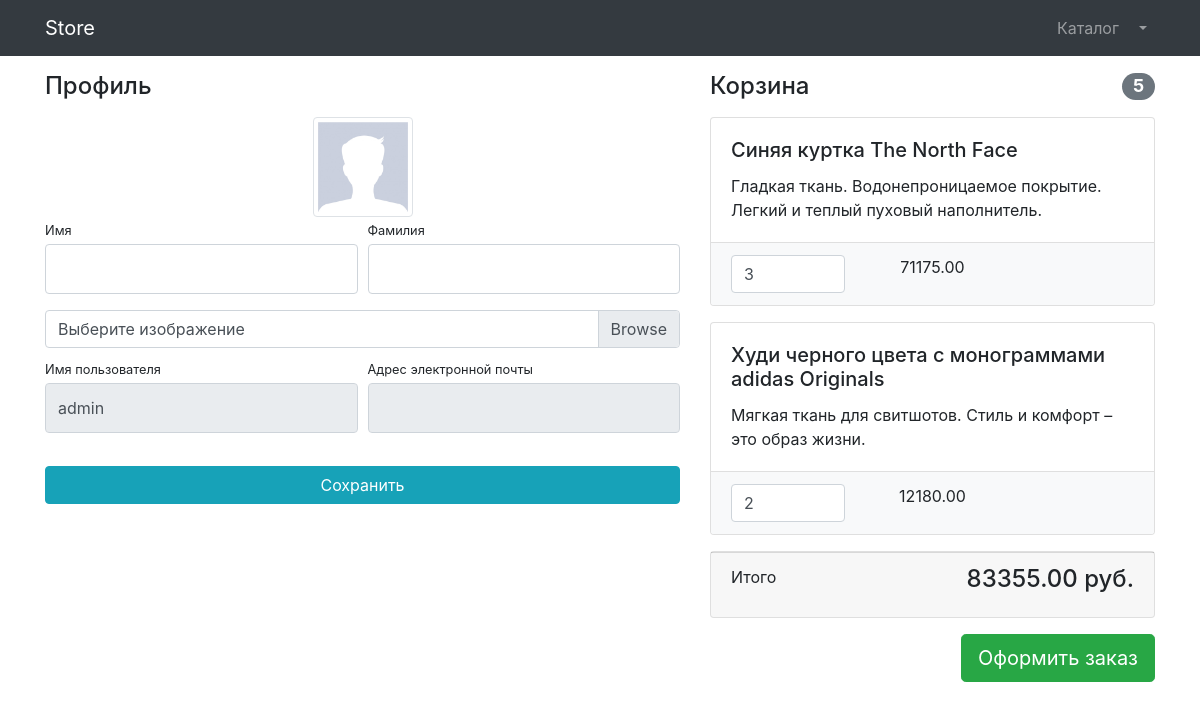
Page /users/profile/1/ (signed in) on the committed database.
### users/models.py (models this page shows)
class User(AbstractUser):
    image = models.ImageField(upload_to='users_images', null=True, blank=True)
    is_verified_email = models.BooleanField(default=False)

### products/models.py (models this page shows, shortened)
class Basket(models.Model):
    user = models.ForeignKey(to=User, on_delete=models.PROTECT)
    product = models.ForeignKey(to=Product, on_delete=models.PROTECT)
    quantity = models.PositiveSmallIntegerField(default=0)
    created_timestamp = models.DateTimeField(auto_now_add=True)  # Автоматически заполняется
    objects = BasketQuerySet.as_manager()
    def sum(self):
        return self.product.price * self.quantity

class Product(models.Model):
    name = models.CharField(max_length=256)
    description = models.TextField()
    price = models.DecimalField(max_digits=8, decimal_places=2)
    quantity = models.PositiveIntegerField(default=0)
    image = models.ImageField(upload_to='products_images')
    category = models.ForeignKey(to=ProductCategory, on_delete=models.CASCADE)
    class Meta:
        verbose_name = 'Продукт'
        verbose_name_plural = 'Продукция'

### users/views.py (the view, shortened to what this page needs)
# urls.py: path('profile/<int:pk>/', login_required(UserProfileView.as_view()), name='profile'),
class UserProfileView(TitleMixin, UpdateView):
    model = User
    form_class = UserProfileForm
    template_name = 'users/profile.html'
    title = 'Store - Личный кабинет'
    def get_context_data(self, **kwargs):
        context = super(UserProfileView, self).get_context_data()
        context['baskets'] = Basket.objects.filter(user=self.object)
        return context

### users/forms.py
class UserProfileForm(UserChangeForm):
    first_name = forms.CharField(widget=forms.TextInput(attrs={'class': 'form-control py-4'}))
    last_name = forms.CharField(widget=forms.TextInput(attrs={'class': 'form-control py-4'}))
    image = forms.ImageField(widget=forms.FileInput(attrs={'class': 'custom-file-input'}), required=False) # не обяз
    username = forms.CharField(widget=forms.TextInput(attrs={'class': 'form-control py-4', 'readonly': True}))
    email = forms.CharField(widget=forms.TextInput(attrs={'class': 'form-control py-4', 'readonly': True}))
    class Meta:
        model = User
        fields = ('first_name', 'last_name', 'image', 'username', 'email')

### common/views.py (called while the page is built)
    def get_context_data(self, **kwargs):
        context = super(TitleMixin, self).get_context_data(**kwargs)
        context['title'] = self.title
        return context

### products/models.py (called while the page is built)
    def total_sum(self):
        return sum(basket.sum() for basket in self)

    def total_quantity(self):
        return sum(basket.quantity for basket in self)

### users/templates/users/profile.html (shortened to what this page needs)
{% extends 'products/base.html' %}
{% load static %}
{% block css %}
<link href="{% static 'vendor/css/profile.css' %}" rel="stylesheet">
{% endblock %}
{% block content %}
<div class="container">
    <div class="row">
        <div class="col-lg-7">
            <h4 class="mt-3 mb-3">Профиль</h4>
            <div class="col-lg-12 text-center">
                <img width="100" height="100"
                     src="{% if user.image %}{{ users.image.url }}{% else %}{% static 'vendor/img/users/default_avatar.jpg' %}{% endif %}"
                     class="img-thumbnail">
            </div>
            <form action="{% url 'users:profile' user.id %}" method="post" enctype="multipart/form-data">
                <div class="form-row">
                    <div class="col-lg-6">
                        <div class="form-group">
                            <label class="small mb-1" for="{{ form.first_name.id_for_label }}">
                                Имя
                            </label>
                            {{ form.first_name }}
                        </div>
                    </div>
                    <div class="col-lg-6">
                        <div class="form-group">
                            <label class="small mb-1" for="{{ form.last_name.id_for_label }}">
                                Фамилия
                            </label>
                            {{ form.last_name }}
                        </div>
                    </div>
                </div>
                <div class="form-row mb-2">
                    <div class="col-lg-12">
                        <div class="custom-file">
                            <label class="custom-file-label" for="{{ form.image.id_for_label }}">
                                Выберите изображение
                            </label>
                        </div>
                    </div>
                </div>
                <div class="form-row">
                    <div class="col-lg-6">
                        <label class="small mb-1" for="{{ form.last_name.id_for_label }}">
                            Имя пользователя
                        </label>
                        {{ form.username }}
                    </div>
                    <div class="col-lg-6">
                        <label class="small mb-1" for="{{ form.email.id_for_label }}">
                            Адрес электронной почты
                        </label>
                        {{ form.email }}
                    </div>
                </div>
                <div class="form-row">
                    <div class="col-lg-12" style="margin-top: 33px;">
                        <input class="btn btn-info btn-block" type="submit" value="Сохранить">
                    </div>
                </div>
            </form>
        </div>
        <div class="col-lg-5">
            {% include 'products/baskets.html' %}
        </div>
    </div>
</div>
{% endblock %}

### products/templates/products/baskets.html (shortened to what this page needs)
{% if baskets %}
<h4 class="mt-3 mb-3 d-flex justify-content-between align-items-center mb-3">
    Корзина <span class="badge badge-secondary badge-pill">{{ baskets.total_quantity }}</span>
</h4>
{% for basket in baskets %}
<div class="card mb-3">
    <div class="card-body">
        <h5 class="card-title">{{ basket.product.name }} </h5>
        <p class="card-text">{{ basket.product.description }} </p>
    </div>
    <ul class="list-group list-group-flush">
        <li class="list-group-item bg-light">
            <div class="row text-center">
                <div class="col-lg-4">
                    <input name="basketID" type="number" class="form-control"
                           value="{{ basket.quantity }}" min="0">
                </div>
                <div class="col-lg-4">{{ basket.sum }}</div>
                <div class="col-lg-4">
                </div>
            </div>
        </li>
    </ul>
</div>
{% endfor %}
<div class="card mb-3">
    <div class="card-footer">
        <p class="float-left">Итого</p>
        <h4 class="float-right">{{ baskets.total_sum }} руб.</h4>
    </div>
</div>
<a class="btn btn-success btn-lg float-right" href="../orders/order-create.html">
    Оформить заказ
</a>
{% else %}
<h4 class="mt-3 mb-3 text-center">
    Корзин пуста
</h4>
{% endif %}

### rows in the picture
User: username "admin"
Basket: total_quantity "5", product.name "Синяя куртка The North Face", product.description "Гладкая ткань. Водонепроницаемое покрытие. Легкий и теплый пуховый наполнитель.", basketID "3", sum "71175.00", total_sum "83355.00"
Basket: product.name "Худи черного цвета с монограммами adidas Originals", product.description "Мягкая ткань для свитшотов. Стиль и комфорт – это образ жизни.", basketID "2", sum "12180.00"
